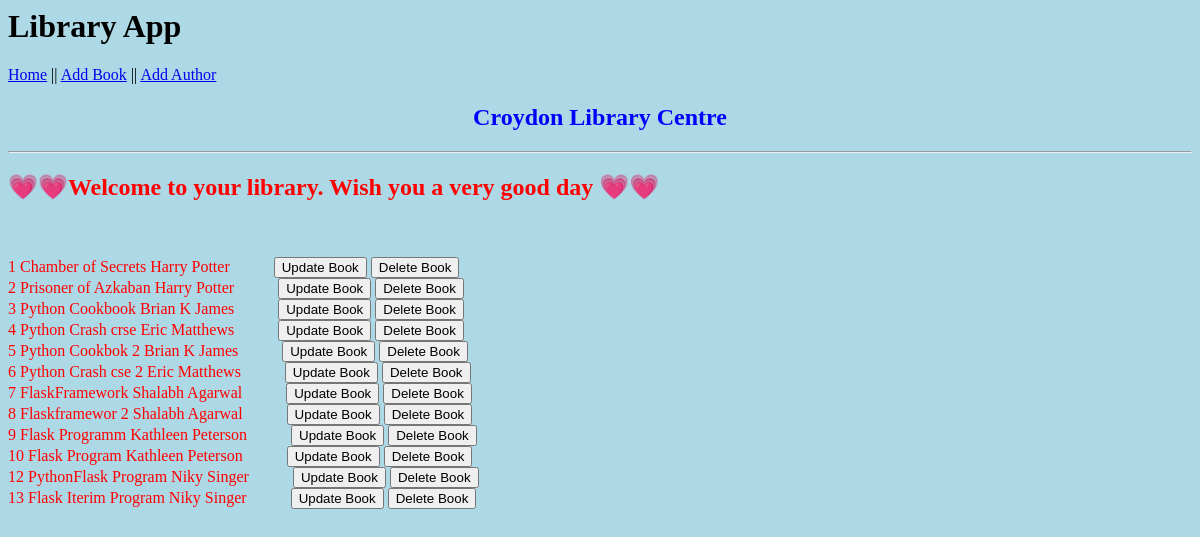
Before: / with the older database file.
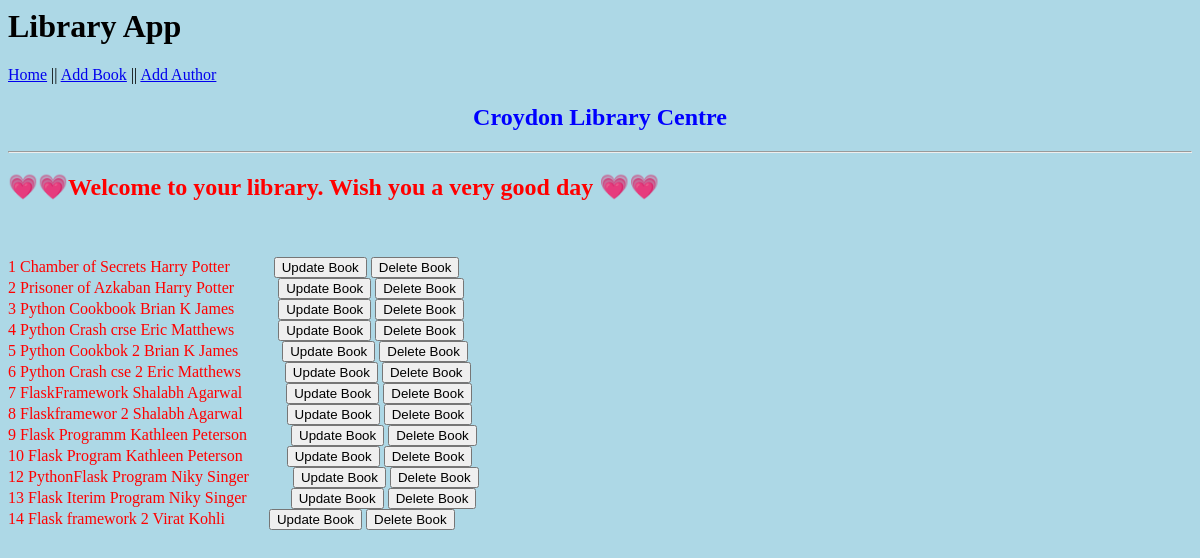
After: the same page with the newer database file.
### application/models.py (models this page shows)
class Book(db.Model):
    id = db.Column(db.Integer, primary_key = True)
    title = db.Column(db.String(30))
    price = db.Column(db.Float)
    publish_date = db.Column(db.Date)
    author_id = db.Column(db.Integer, db.ForeignKey('author.id'), nullable = False)
    def __str__(self):
        return f"{self.title}"

class Author(db.Model):
    id = db.Column(db.Integer, primary_key = True)
    author_name = db.Column(db.String(30))
    books = db.relationship('Book', backref='author')
    def __str__(self):
        return f"{self.author_name}"

### application/routes.py (the view)
@app.route('/')
def home():
    books = Book.query.all()
    return render_template('index.html', books = books)

### application/templates/index.html
{% extends 'layout.html' %}
{% block body %}
<h2 style="color: blue; text-align: center;">Croydon Library Centre</h2>
<hr>
<span style="color:red">
<marquee width="100%" direction="left" height="50px">
<h2>&#128151;&#128151;Welcome to your library. Wish you a very good day &#128151;&#128151;</h2></marquee>
<br><br>
        {% for book in books %}
        {{ book.id.__str__() + " " + book.__str__() + " " + book.author.__str__() }} &nbsp; &nbsp; &nbsp; &nbsp; &nbsp;
        <button type=button onclick="window.location.href='{{ url_for('update', id=book.id) }}'">Update Book </button>
        <button type=button onclick="window.location.href='{{ url_for('delete_book', i=book.id) }}'">Delete Book </button>
        <br>
        {% endfor %}
{% endblock body %}

### application/templates/layout.html (shortened to what this page needs)
<html lang="en">
    <head>
    </head>
    <body style="background-color: lightblue;">
        <h1>Library App</h1>
        <a href="{{ url_for('home') }}">Home</a> || <a href="{{ url_for('add_book') }}">Add Book</a> || <a href="{{ url_for('add_author') }}">Add Author</a>
        <br>
        {% block body %}
        {% endblock body %}
    </body>
</html>

Changed rows visible on the page:
added Book: id.__str__ "14 Flask framework 2 Virat Kohli"
